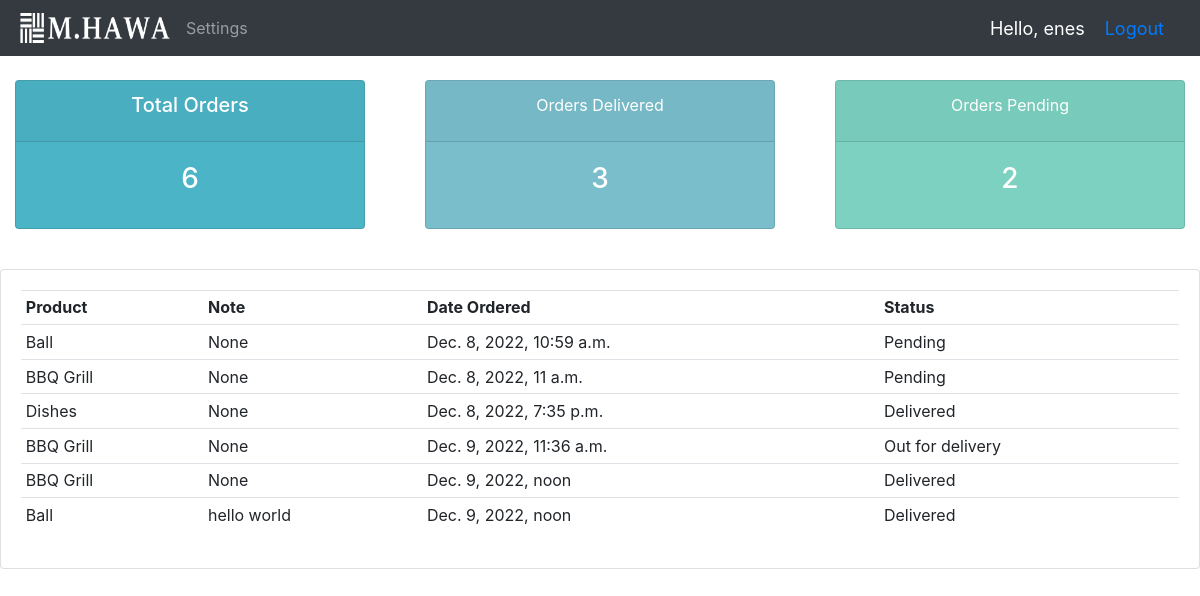
The app's page /user/ (signed in), older data.
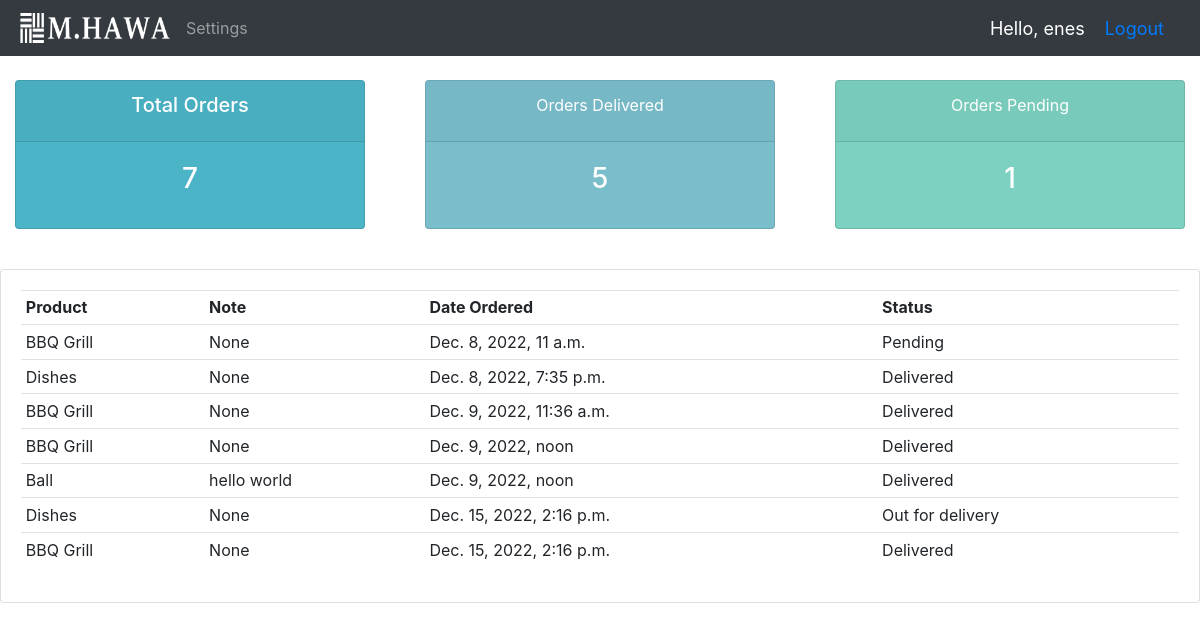
The same page, newer data.
### accounts/models.py (models this page shows, shortened)
class Order(models.Model):
    STATUS = (
        ('Pending', 'Pending'),
        ('Out for delivery', 'Out for delivery'),
        ('Delivered', 'Delivered'),
    )
    customer = models.ForeignKey(Customer, null=True, on_delete=models.SET_NULL)
    product = models.ForeignKey(Product, null=True, on_delete=models.SET_NULL)
    date_created = date_created = models.DateTimeField(auto_now_add=True, null=True)
    status = models.CharField(max_length=100, choices=STATUS, null=True)
    note = models.CharField(max_length=100, null=True)

class Product(models.Model):
    CATEGORY = (
        ('Indoor', 'Indoor'),
        ('Out Door', 'Out Door'),
    )
    name = models.CharField(max_length=100)
    price = models.FloatField(null=True)
    category = models.CharField(max_length=50, null=True, choices=CATEGORY)
    description = models.TextField(max_length=200, null=True, blank=True)
    date_created = date_created = models.DateTimeField(auto_now_add=True, null=True)
    tags = models.ManyToManyField(Tag)
    def __str__(self):
        return self.name

### accounts/decorators.py (the view)
        def wrapper_func(request, *args, **kwargs):
            group = None
            if request.user.groups.exists():
                group = request.user.groups.all()[0].name
            if group in allowed_roles:
                return view_func(request, *args, **kwargs)
            else:
                return HttpResponse('You are not authorized to view this page')

### accounts/views.py (called while the page is built)
@login_required(login_url='login')
@allowed_users(allowed_roles=['customers'])
def userPage(request):
    orders = request.user.customer.order_set.all()
    total_orders = orders.count()
    delivered = orders.filter(status = 'Delivered').count()
    pending = orders.filter(status = 'Pending').count()
    context = {'orders': orders, 'total_orders': total_orders, 'delivered': delivered, 'pending': pending}
    return render(request, 'accounts/user.html', context)

### accounts/templates/accounts/user.html
{%  extends 'base.html' %}
{% block content %}
{% include 'accounts/status.html' %}
		<br>
		<div class="row">
            <div class="col-md-12">
                <div class="card card-body">
                    <table class="table table-sm">
                        <tr>
                            <th>Product</th>
                            <th>Note</th>
                            <th>Date Ordered</th>
                            <th>Status</th>
                        </tr>
                        {% for order in orders %}
                        <tr>
                            <td>{{order.product}}</td>
                            <td>{{order.note}}</td>
                            <td>{{order.date_created}}</td>
                            <td>{{order.status}}</td>
                        </tr>
                        {% endfor %}
                    </table>
                </div>
            </div>
        </div>
{% endblock content %}

Row changes from the older to the newer data that the page shows:
removed Order: product "Ball", note "None", date_created "Dec. 8, 2022, 10:59 a.m.", status "Pending"
changed Order "Dec. 9, 2022, 11:36 a.m.": status "Out for delivery" → "Delivered"
added Order: product "Dishes", note "None", date_created "Dec. 15, 2022, 2:16 p.m.", status "Out for delivery"
added Order: product "BBQ Grill", note "None", date_created "Dec. 15, 2022, 2:16 p.m.", status "Delivered"
Text that changed along with them:
{{ total_orders }}: "6" → "7"
{{ delivered }}: "3" → "5"
{{ pending }}: "2" → "1"
